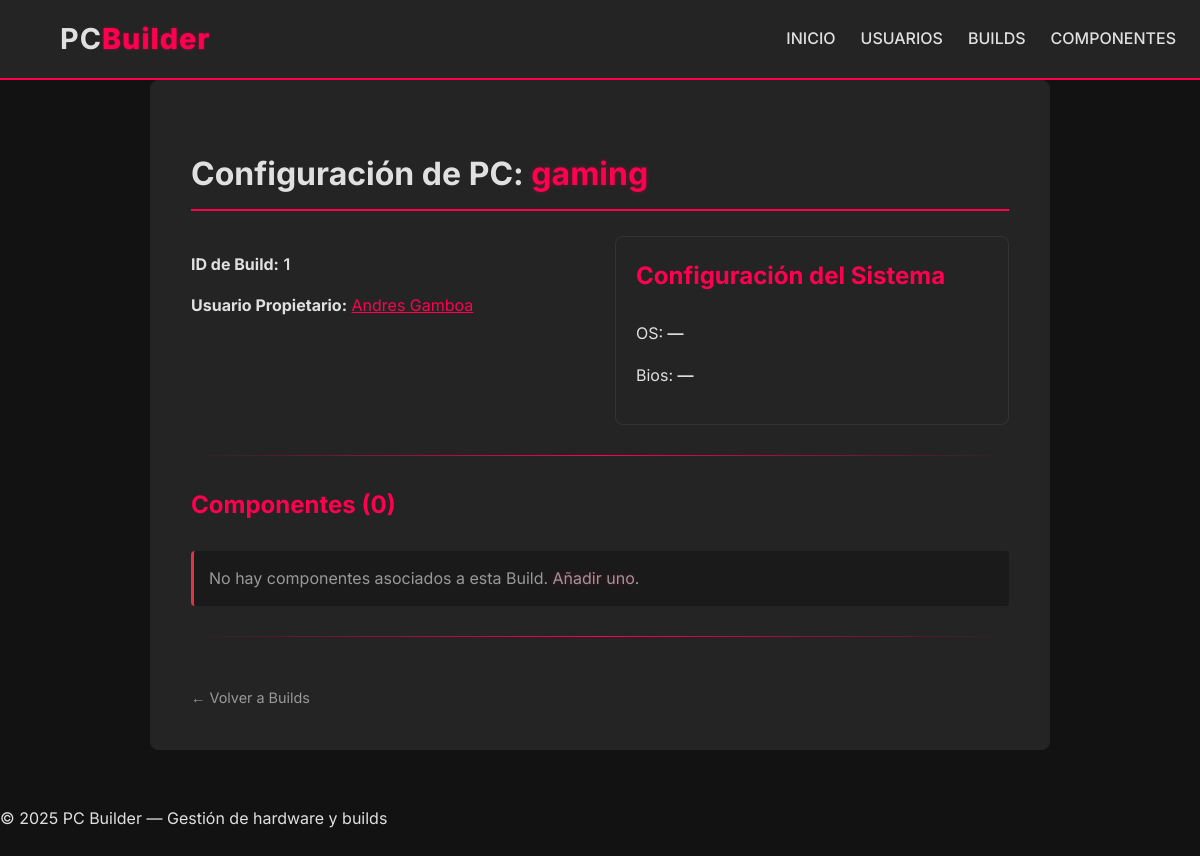
Page /builds/1 on the earlier database version.
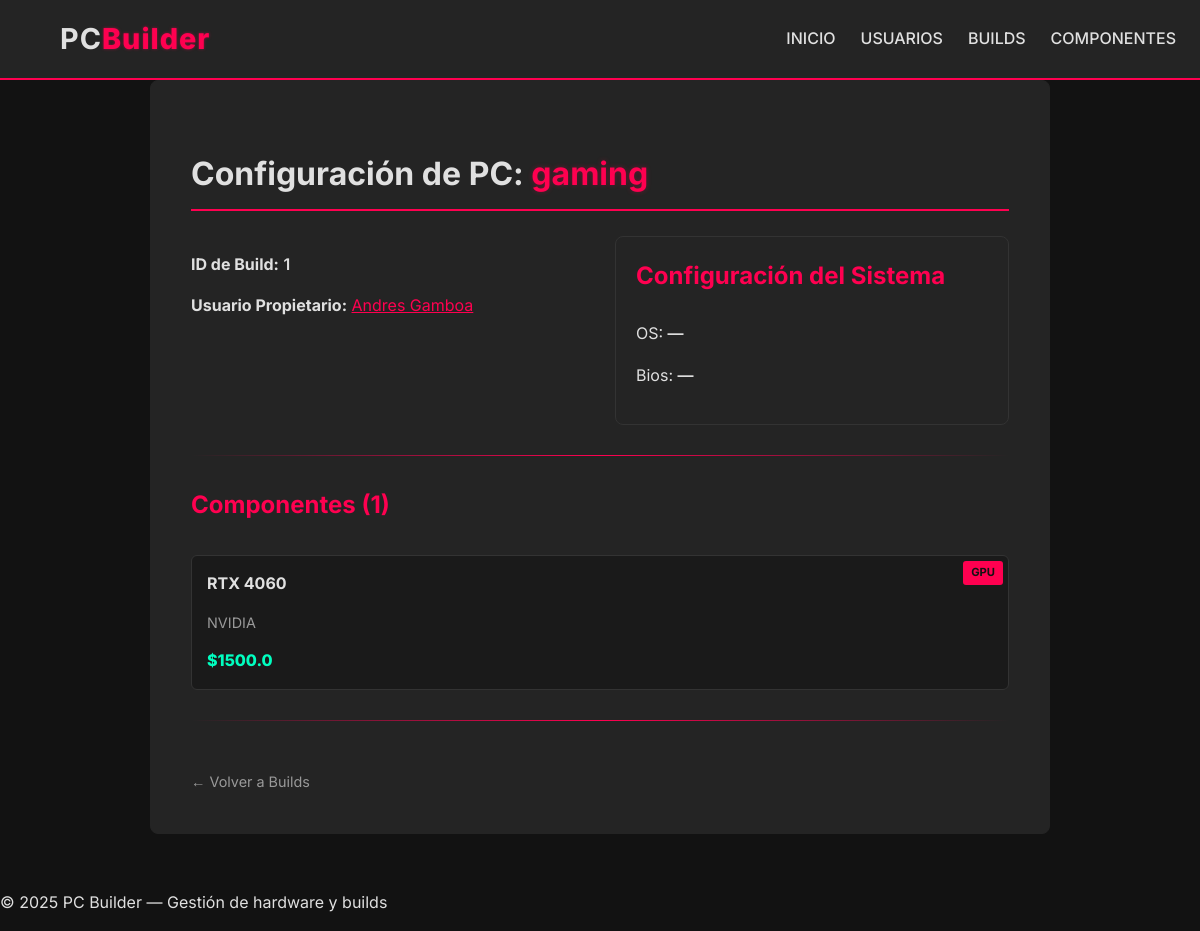
Same page on the later database version.
### models.py (models this page shows)
class Build(SQLModel, table=True):
    id: Optional[int] = Field(default=None, primary_key=True)
    name: str
    user_id: Optional[int] = Field(default=None, foreign_key="user.id")
    user: Optional[User] = Relationship(back_populates="builds")
    components: List["Component"] = Relationship(
        back_populates="builds", link_model=BuildComponentLink
    )
    configuration: Optional["Configuration"] = Relationship(
        back_populates="build", sa_relationship_kwargs={"uselist": False}
    )

class User(SQLModel, table=True):
    id: Optional[int] = Field(default=None, primary_key=True)
    name: str
    email: str
    image_url: Optional[str] = None
    builds: List["Build"] = Relationship(back_populates="user")

class Component(SQLModel, table=True):
    id: Optional[int] = Field(default=None, primary_key=True)
    name: str
    kind: str
    brand: str
    price: float
    builds: List[Build] = Relationship(
        back_populates="components", link_model=BuildComponentLink
    )
    categories: List["Category"] = Relationship(
        back_populates="components", link_model=ComponentCategoryLink
    )

### router/build_router.py (the view)
@build_router.get("/{build_id}", response_class=HTMLResponse)
def get_build(request:Request, build_id: int, session:Session = Depends(get_session)):
    build = session.get(Build, build_id)
    if not build:
        raise HTTPException(404, "Build not found")
    return templates.TemplateResponse("builds/build_detail.html", {"request": request, "build": build})

### templates/builds/build_detail.html (shortened to what this page needs)
{% extends "base.html" %}
{% block content %}
<div class="detail-container">
    <div class="card detail-card build-detail-view">
        <div class="page-header-detail">
            <h2>Configuración de PC: <span class="accent-text">{{ build.name }}</span></h2>
        </div>
        <div class="details-grid-full-width">
            <div>
                <p><strong>ID de Build:</strong> <span class="data-value">{{ build.id }}</span></p>
                {% if build.user %}
                <p><strong>Usuario Propietario:</strong> <a href="/users/{{ build.user.id }}" class="user-link">{{
                        build.user.name }}</a></p>
                {% elif build.user_id %}
                <p><strong>Usuario ID:</strong> <span class="data-value">{{ build.user_id }}</span></p>
                {% endif %}
            </div>
            <div class="config-box">
                <h3 class="config-title">Configuración del Sistema</h3>
                <p>OS: <span class="data-value">{{ build.configuration.os or "—" }}</span></p>
                <p>Bios: <span class="data-value">{{ build.configuration.bios_version or "—" }}</span></p>
            </div>
        </div>
        <hr class="divider">
        <h3 class="list-title">Componentes ({{ build.components|length or 0 }})</h3>
        {% if build.components %}
        <div class="component-compact-grid">
            {% for c in build.components %}
            <div class="component-compact-card">
                <div class="card-badge-small {{ c.kind | lower }}">{{ c.kind }}</div>
                <a href="/components/{{ c.id }}" class="component-link-title">{{ c.name }}</a>
                <p class="component-brand">{{ c.brand }}</p>
                <span class="compact-price">${{ c.price }}</span>
            </div>
            {% endfor %}
        </div>
        {% else %}
        <p class="text-muted no-data-message">No hay componentes asociados a esta Build. <a href="/components"
                class="btn-link accent-text">Añadir uno</a>.</p>
        {% endif %}
        <hr class="divider">
        <div class="back-link">
            <a href="/builds" class="btn-link">← Volver a Builds</a>
        </div>
    </div>
</div>
{% endblock %}

### templates/base.html (shortened to what this page needs)
<!DOCTYPE html>
<html lang="es">
<head>
    <link rel="stylesheet" href="/static/css/styles.css">
</head>
<body class="dark-theme"> {% include "nav_bar.html" %}
    <main class="container page-content"> {% block content %}{% endblock %}
    </main>
    <footer class="footer">
        <p>© 2025 PC Builder — Gestión de hardware y builds</p>
    </footer>
</body>
</html>

### templates/nav_bar.html
<nav class="navbar fixed-top">
    <div class="nav-logo">
        <a href="/">PC<span class="logo-accent">Builder</span></a>
    </div>
    <ul class="nav-links">
        <li><a href="/">Inicio</a></li>
        <li><a href="/users">Usuarios</a></li>
        <li><a href="/builds">Builds</a></li>
        <li><a href="/components">Componentes</a></li>
    </ul>
</nav>

### static/css/styles.css (style rules this page uses)
:root { --color-bg: #121212; --color-bg-light: #242424; --color-text: #E0E0E0; --color-accent: #FF0050; --color-shadow: rgba(255, 0, 80, 0.5); --color-success: #00FFC0; --color-danger: #dc3545; --color-text-muted: #999; }
.dark-theme { background-color: var(--color-bg); color: var(--color-text); font-family: 'Inter', sans-serif; line-height: 1.6; margin: 0; padding: 0; min-height: 100vh; }
a { color: var(--color-text); text-decoration: none; transition: color 0.3s ease, text-shadow 0.3s ease; }
.container { max-width: 1200px; margin: 0 auto; padding: 0 20px; }
.page-content { margin-top: 80px; padding-bottom: 40px; }
.navbar { display: flex; justify-content: space-between; align-items: center; padding: 1rem 5%; background-color: var(--color-bg-light); border-bottom: 2px solid var(--color-accent); z-index: 1000; }
.fixed-top { position: fixed; top: 0; left: 0; width: 93%; }
.nav-logo a { font-size: 1.8rem; font-weight: 700; letter-spacing: 1px; }
.nav-logo .logo-accent { color: var(--color-accent); font-weight: 800; text-shadow: 0 0 3px var(--color-shadow); }
.nav-links { list-style: none; display: flex; gap: 25px; padding: 0; margin: 0; }
.nav-links a { font-weight: 500; font-size: 1rem; text-transform: uppercase; padding: 5px 0; }
.card { background-color: var(--color-bg-light); padding: 25px; border-radius: 8px; border: 1px solid var(--color-bg-light); transition: transform 0.3s ease, box-shadow 0.3s ease, border-color 0.3s ease; }
.card h3 { color: var(--color-accent); font-size: 1.5rem; padding-bottom: 10px; margin-top: 0; }
.detail-container { max-width: 900px; margin: 0 auto; }
.detail-card { padding: 2.5rem; border: 1px solid var(--color-bg-light); }
.page-header-detail h2 { color: var(--color-text); font-size: 2rem; padding-bottom: 10px; border-bottom: 2px solid var(--color-accent); margin-bottom: 25px; }
.accent-text { color: var(--color-accent); text-shadow: 0 0 5px rgba(255, 0, 80, 0.3); }
.details-grid-full-width { display: grid; grid-template-columns: 1fr 1fr; gap: 30px; }
.data-value { color: var(--color-text); font-weight: 600; }
.divider { border: none; height: 1px; background: linear-gradient(90deg, transparent, var(--color-accent), transparent); margin: 30px 0; }
.list-title { color: var(--color-accent); font-size: 1.5rem; margin-top: 1.5rem; margin-bottom: 1rem; }
.back-link { margin-top: 2rem; padding-top: 1rem; border-top: 1px solid var(--color-bg-light); font-size: 0.9rem; }
.btn-link { color: var(--color-text-muted); transition: color 0.2s; }
.config-box { background-color: var(--color-bg-light); padding: 20px; border-radius: 8px; border: 1px solid #333; }
.config-title { color: #00FFC0; font-size: 1.3rem; margin-top: 0; margin-bottom: 10px; }
.user-link { color: var(--color-accent); text-decoration: underline; }
.component-compact-grid { display: grid; grid-template-columns: repeat(auto-fit, minmax(200px, 1fr)); gap: 15px; margin-top: 20px; }
.component-compact-card { position: relative; padding: 15px; background-color: #1a1a1a; border-radius: 6px; border: 1px solid #333; transition: transform 0.2s, border-color 0.2s; }
.component-link-title { display: block; font-weight: 700; color: var(--color-text); margin-bottom: 5px; }
.component-brand { font-size: 0.9rem; color: var(--color-text-muted); }
.compact-price { display: block; margin-top: 10px; font-weight: 800; color: #00FFC0; }
.card-badge-small { position: absolute; top: 5px; right: 5px; padding: 3px 8px; font-size: 0.7rem; font-weight: 700; border-radius: 3px; color: var(--color-bg); background-color: var(--color-accent); text-transform: uppercase; z-index: 10; }

Differences in the rows shown:
added Component: kind "GPU", name "RTX 4060", brand "NVIDIA", price "1500.0"
Other differences:
{{ build.components|length or 0 }}: "0" → "1"
text no longer shown: "No hay componentes asociados a esta Build. Añadir uno ."
